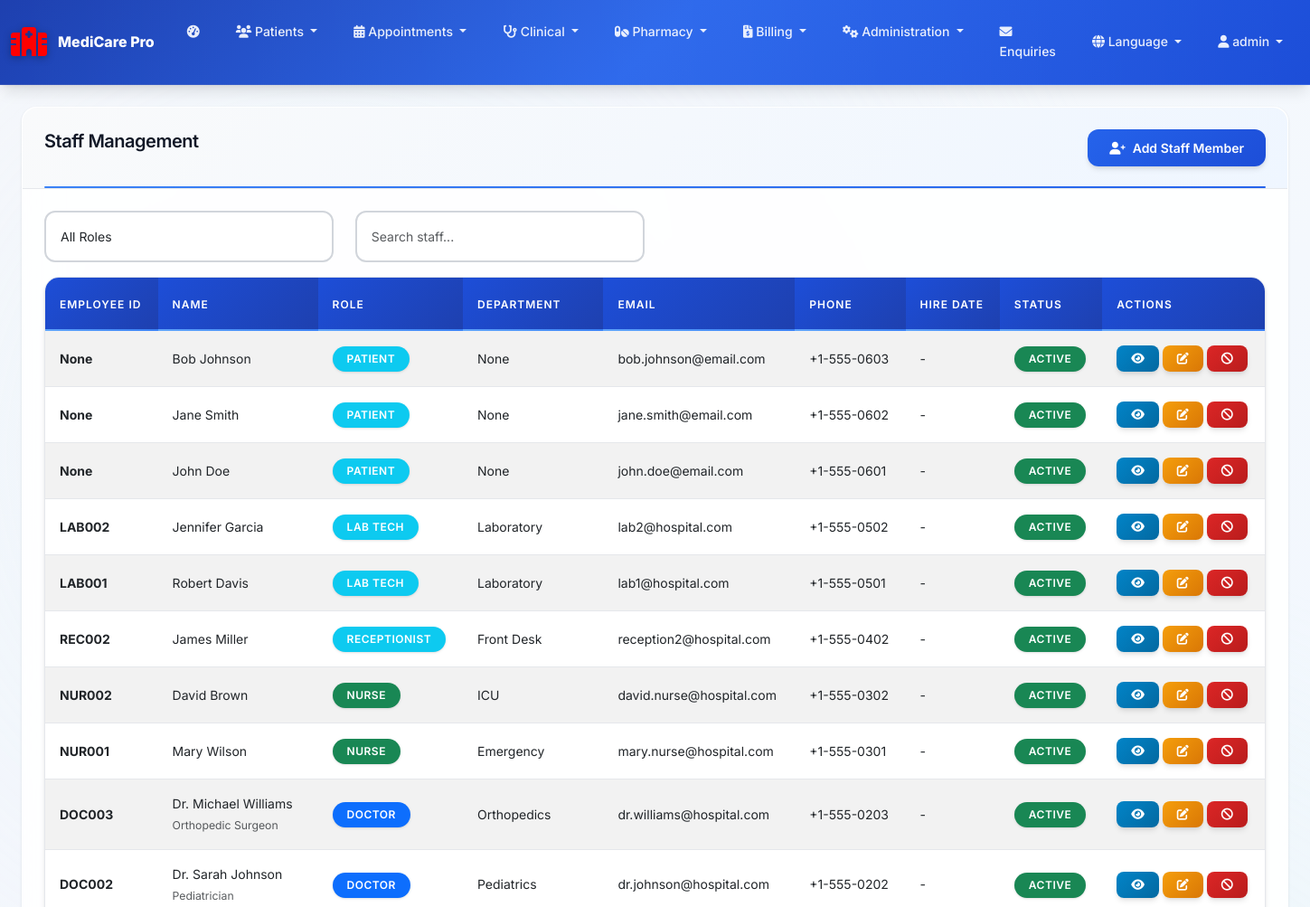
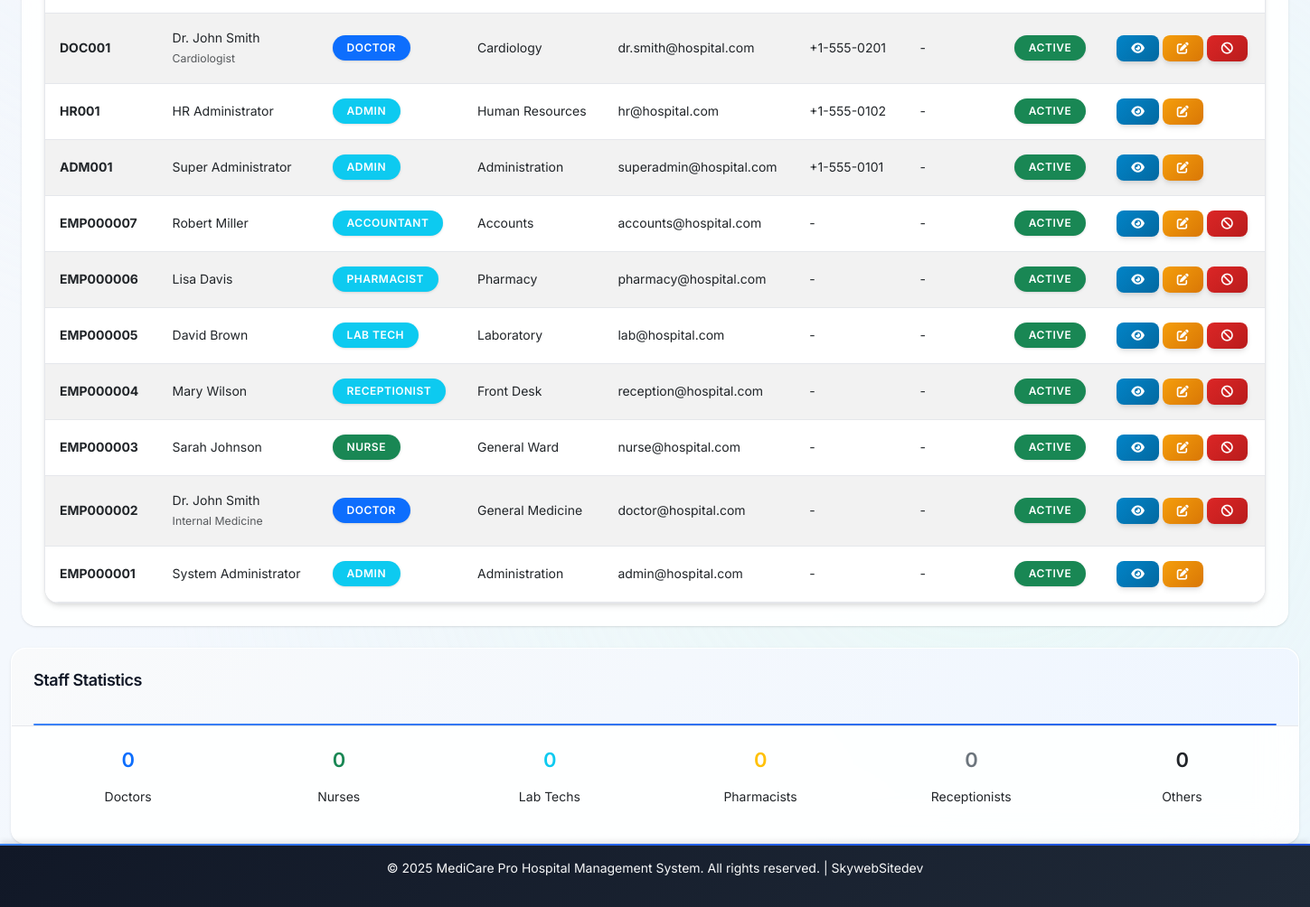
Screenshot of /staff (signed in) with the database file from the repository (2 pictures, top to bottom).
### web_app.py (models this page shows)
class WebUser(UserMixin, db.Model):
    id = db.Column(db.Integer, primary_key=True)
    username = db.Column(db.String(80), nullable=False)
    email = db.Column(db.String(120), unique=True, nullable=False)
    password_hash = db.Column(db.String(120), nullable=False)
    full_name = db.Column(db.String(100), nullable=False)
    role = db.Column(db.String(50), nullable=False, default='staff')  # admin, doctor, nurse, receptionist, lab_tech, patient, superadmin
    department = db.Column(db.String(100))
    phone = db.Column(db.String(20))
    employee_id = db.Column(db.String(20), unique=True)
    specialization = db.Column(db.String(100))  # For doctors
    license_number = db.Column(db.String(50))  # For medical staff
    shift_start = db.Column(db.Time)
    shift_end = db.Column(db.Time)
    salary = db.Column(db.Float)
    hire_date = db.Column(db.Date)
    is_active = db.Column(db.Boolean, default=True)
    created_at = db.Column(db.DateTime, default=datetime.utcnow)
    last_login = db.Column(db.DateTime)

### web_app.py (the view)
@app.route('/staff')
@login_required
@role_required('admin', 'hr')
def staff_management():
    page = request.args.get('page', 1, type=int)
    role_filter = request.args.get('role', '')
    query = WebUser.query
    if role_filter:
        query = query.filter_by(role=role_filter)
    staff = query.order_by(WebUser.created_at.desc()).paginate(
        page=page, per_page=20, error_out=False
    )
    return render_template('staff_management.html', staff=staff, role_filter=role_filter)

### audit_logger.py (called while the page is built)
def init_audit_logger(app, db):
    audit_logger_instance = AuditLogger(db)
    @app.before_request
    def before_request():
        g.audit_logger = audit_logger_instance
        if 'session_id' not in session:
            session['session_id'] = hashlib.md5(
                f"{datetime.utcnow().isoformat()}{request.remote_addr}".encode()
            ).hexdigest()
    return audit_logger_instance

### web_app.py (called while the page is built)
def role_required(*roles):
    def decorator(f):
        @wraps(f)
        def decorated_function(*args, **kwargs):
            if not current_user.is_authenticated:
                return redirect(url_for('login'))
            if current_user.role not in roles:
                flash('Access denied! You do not have permission to access this page.', 'error')
                return redirect(url_for('dashboard'))
            return f(*args, **kwargs)
        return decorated_function
    return decorator

@login_manager.user_loader
def load_user(user_id):
    return db.session.get(WebUser, int(user_id))

def get_language():
    return session.get('language', 'en')

def get_text(key):
    lang = get_language()
    return LANGUAGES.get(lang, LANGUAGES['en']).get(key, key)

@app.context_processor
def inject_global_vars():
    current_branch = None
    if current_user.is_authenticated and 'current_branch_id' in session:
        current_branch = HospitalBranch.query.get(session['current_branch_id'])
    all_settings = get_all_settings()
    return dict(
        get_text=get_text,
        get_language=get_language,
        datetime=datetime,
        current_branch=current_branch,
        settings=all_settings
    )

### templates/staff_management.html (shortened to what this page needs)
{% extends "base.html" %}
{% block content %}
<div class="container-fluid">
    <div class="row">
        <div class="col-md-12">
            <div class="card">
                <div class="card-header d-flex justify-content-between align-items-center">
                    <h4>Staff Management</h4>
                    <a href="{{ url_for('add_staff') }}" class="btn btn-primary">
                        <i class="fas fa-user-plus"></i> Add Staff Member
                    </a>
                </div>
                <div class="card-body">
                    <div class="row mb-3">
                        <div class="col-md-3">
                            <select class="form-select" onchange="filterByRole(this.value)">
                                <option value="">All Roles</option>
                            </select>
                        </div>
                        <div class="col-md-3">
                            <input type="text" class="form-control" placeholder="Search staff..."
                                onkeyup="searchStaff(this.value)">
                        </div>
                    </div>
                    <div class="table-responsive">
                        <table class="table table-striped">
                            <thead>
                                <tr>
                                    <th>Employee ID</th>
                                    <th>Name</th>
                                    <th>Role</th>
                                    <th>Department</th>
                                    <th>Email</th>
                                    <th>Phone</th>
                                    <th>Hire Date</th>
                                    <th>Status</th>
                                    <th>Actions</th>
                                </tr>
                            </thead>
                            <tbody>
                                {% for member in staff.items %}
                                <tr>
                                    <td><strong>{{ member.employee_id }}</strong></td>
                                    <td>
                                        {{ member.full_name }}<br>
                                        {% if member.specialization %}
                                        <small class="text-muted">{{ member.specialization }}</small>
                                        {% endif %}
                                    </td>
                                    <td>
                                        <span
                                            class="badge bg-{{ 'primary' if member.role == 'doctor' else 'success' if member.role == 'nurse' else 'info' }}">
                                            {{ member.role.replace('_', ' ').title() }}
                                        </span>
                                    </td>
                                    <td>{{ member.department }}</td>
                                    <td>{{ member.email }}</td>
                                    <td>{{ member.phone or '-' }}</td>
                                    <td>{{ member.hire_date.strftime('%Y-%m-%d') if member.hire_date else '-' }}</td>
                                    <td>
                                        <span class="badge bg-{{ 'success' if member.is_active else 'danger' }}">
                                            {{ 'Active' if member.is_active else 'Inactive' }}
                                        </span>
                                    </td>
                                    <td>
                                        <button class="btn btn-sm btn-info" onclick="viewStaff({{ member.id }})">
                                            <i class="fas fa-eye"></i>
                                        </button>
                                        <button class="btn btn-sm btn-warning" onclick="editStaff({{ member.id }})">
                                            <i class="fas fa-edit"></i>
                                        </button>
                                        {% if member.role != 'admin' %}
                                        <button class="btn btn-sm btn-{{ 'danger' if member.is_active else 'success' }}"
                                            onclick="toggleStaffStatus({{ member.id }}, {{ member.is_active|lower }})">
                                            <i class="fas fa-{{ 'ban' if member.is_active else 'check' }}"></i>
                                        </button>
                                        {% endif %}
                                    </td>
                                </tr>
                                {% endfor %}
                            </tbody>
                        </table>
                    </div>
                </div>
            </div>
        </div>
    </div>
</div>
<div class="row mt-4">
    <div class="col-md-12">
        <div class="card">
            <div class="card-header">
                <h5>Staff Statistics</h5>
            </div>
            <div class="card-body">
                <div class="row">
                    <div class="col-md-2">
                        <div class="text-center">
                            <h3 class="text-primary">{{ total_doctors or 0 }}</h3>
                            <p>Doctors</p>
                        </div>
                    </div>
                    <div class="col-md-2">
                        <div class="text-center">
                            <h3 class="text-success">{{ total_nurses or 0 }}</h3>
                            <p>Nurses</p>
                        </div>
                    </div>
                    <div class="col-md-2">
                        <div class="text-center">
                            <h3 class="text-info">{{ total_lab_techs or 0 }}</h3>
                            <p>Lab Techs</p>
                        </div>
                    </div>
                    <div class="col-md-2">
                        <div class="text-center">
                            <h3 class="text-warning">{{ total_pharmacists or 0 }}</h3>
                            <p>Pharmacists</p>
                        </div>
                    </div>
                    <div class="col-md-2">
                        <div class="text-center">
                            <h3 class="text-secondary">{{ total_receptionists or 0 }}</h3>
                            <p>Receptionists</p>
                        </div>
                    </div>
                    <div class="col-md-2">
                        <div class="text-center">
                            <h3 class="text-dark">{{ total_others or 0 }}</h3>
                            <p>Others</p>
                        </div>
                    </div>
                </div>
            </div>
        </div>
    </div>
</div>
{% endblock %}

### templates/base.html (shortened to what this page needs)
<!DOCTYPE html>
<html lang="{{ get_language() }}">
  <head>
    <link
      href="https://cdn.jsdelivr.net/npm/bootstrap@5.3.0/dist/css/bootstrap.min.css"
      rel="stylesheet"
    />
    <link
      href="https://cdnjs.cloudflare.com/ajax/libs/font-awesome/6.0.0/css/all.min.css"
      rel="stylesheet"
    />
    <link
      href="{{ url_for('static', filename='style.css') }}"
      rel="stylesheet"
    />
  </head>
  <body>
    <nav class="navbar navbar-expand-lg navbar-dark bg-dark">
      <div class="container-fluid">
        <a class="navbar-brand" href="{{ url_for('main.index') }}">
          <i class="fas fa-hospital-alt medical-cross"></i>
          {% if current_branch %} {{ current_branch.name }} {% else %} MediCare
          Pro {% endif %}
        </a>
        <div class="collapse navbar-collapse" id="navbarNav">
          {% if current_user.is_authenticated %}
          <ul class="navbar-nav me-auto">
            <li class="nav-item">
              <a class="nav-link" href="{{ url_for('main.dashboard') }}">
                <i class="fas fa-tachometer-alt"></i>
              </a>
            </li>
            <li class="nav-item dropdown">
              <a
                class="nav-link dropdown-toggle"
                href="#"
                role="button"
                data-bs-toggle="dropdown"
              >
                <i class="fas fa-users"></i> {{ get_text('patients') }}
              </a>
            </li>
            <li class="nav-item dropdown">
              <a
                class="nav-link dropdown-toggle"
                href="#"
                role="button"
                data-bs-toggle="dropdown"
              >
                <i class="fas fa-calendar-alt"></i> {{ get_text('appointments')
                }}
              </a>
            </li>
            {% if current_user.role in ['admin', 'doctor', 'nurse', 'lab_tech']
            %}
            <li class="nav-item dropdown">
              <a
                class="nav-link dropdown-toggle"
                href="#"
                role="button"
                data-bs-toggle="dropdown"
              >
                <i class="fas fa-stethoscope"></i> {{ get_text('clinical') }}
              </a>
            </li>
            {% endif %}
            {% if current_user.role in ['admin', 'pharmacist'] %}
            <li class="nav-item dropdown">
              <a
                class="nav-link dropdown-toggle"
                href="#"
                role="button"
                data-bs-toggle="dropdown"
              >
                <i class="fas fa-pills"></i> {{ get_text('pharmacy') }}
              </a>
            </li>
            {% endif %}
            {% if current_user.role in ['admin', 'receptionist', 'accountant']
            %}
            <li class="nav-item dropdown">
              <a
                class="nav-link dropdown-toggle"
                href="#"
                role="button"
                data-bs-toggle="dropdown"
              >
                <i class="fas fa-file-invoice-dollar"></i> {{
                get_text('billing') }}
              </a>
            </li>
            {% endif %}
            {% if current_user.role in ['admin', 'hr'] %}
            <li class="nav-item dropdown">
              <a
                class="nav-link dropdown-toggle"
                href="#"
                role="button"
                data-bs-toggle="dropdown"
              >
                <i class="fas fa-cogs"></i> {{ get_text('administration') }}
              </a>
            </li>
            {% endif %}
            <li class="nav-item">
              <a class="nav-link" href="{{ url_for('main.enquiries') }}">
                <i class="fas fa-envelope"></i> {{ get_text('enquiries') }}
              </a>
            </li>
          </ul>
          <ul class="navbar-nav">
            <li class="nav-item dropdown">
              <a
                class="nav-link dropdown-toggle"
                href="#"
                role="button"
                data-bs-toggle="dropdown"
              >
                <i class="fas fa-globe"></i> {{ get_text('language') }}
              </a>
            </li>
            <li class="nav-item dropdown">
              <a
                class="nav-link dropdown-toggle"
                href="#"
                role="button"
                data-bs-toggle="dropdown"
              >
                <i class="fas fa-user"></i> {{ current_user.username }}
              </a>
            </li>
          </ul>
          {% endif %}
        </div>
      </div>
    </nav>
    <main class="container-fluid mt-4">{% block content %}{% endblock %}</main>
    <footer class="bg-dark text-light text-center py-3 mt-auto">
      <div class="container">
        <p>
          &copy; <span id="current-year"></span> MediCare Pro Hospital
          Management System. All rights reserved. | SkywebSitedev
        </p>
      </div>
    </footer>
  </body>
</html>

### rows the page displays
WebUser: department "Pharmacy", employee_id "EMP000006", full_name "Lisa Davis", role.replace "PHARMACIST", email "pharmacy@hospital.com", phone "-", hire_date "-", is_active "ACTIVE"
WebUser: username "admin", employee_id "EMP000001", full_name "System Administrator", role.replace "ADMIN", department "Administration", email "admin@hospital.com", phone "-", hire_date "-", is_active "ACTIVE"
WebUser: employee_id "None", full_name "Bob Johnson", role.replace "PATIENT", department "None", email "bob.johnson@email.com", phone "+1-555-0603", hire_date "-", is_active "ACTIVE"
WebUser: employee_id "None", full_name "Jane Smith", role.replace "PATIENT", department "None", email "jane.smith@email.com", phone "+1-555-0602", hire_date "-", is_active "ACTIVE"
WebUser: employee_id "None", full_name "John Doe", role.replace "PATIENT", department "None", email "john.doe@email.com", phone "+1-555-0601", hire_date "-", is_active "ACTIVE"
WebUser: employee_id "LAB002", full_name "Jennifer Garcia", role.replace "LAB TECH", department "Laboratory", email "lab2@hospital.com", phone "+1-555-0502", hire_date "-", is_active "ACTIVE"
WebUser: employee_id "LAB001", full_name "Robert Davis", role.replace "LAB TECH", department "Laboratory", email "lab1@hospital.com", phone "+1-555-0501", hire_date "-", is_active "ACTIVE"
WebUser: employee_id "REC002", full_name "James Miller", role.replace "RECEPTIONIST", department "Front Desk", email "reception2@hospital.com", phone "+1-555-0402", hire_date "-", is_active "ACTIVE"
WebUser: employee_id "NUR002", full_name "David Brown", role.replace "NURSE", department "ICU", email "david.nurse@hospital.com", phone "+1-555-0302", hire_date "-", is_active "ACTIVE"
WebUser: employee_id "NUR001", full_name "Mary Wilson", role.replace "NURSE", department "Emergency", email "mary.nurse@hospital.com", phone "+1-555-0301", hire_date "-", is_active "ACTIVE"
WebUser: employee_id "DOC003", full_name "Dr. Michael Williams", specialization "Orthopedic Surgeon", role.replace "DOCTOR", department "Orthopedics", email "dr.williams@hospital.com", phone "+1-555-0203", hire_date "-", is_active "ACTIVE"
WebUser: employee_id "DOC002", full_name "Dr. Sarah Johnson", specialization "Pediatrician", role.replace "DOCTOR", department "Pediatrics", email "dr.johnson@hospital.com", phone "+1-555-0202", hire_date "-", is_active "ACTIVE"
WebUser: employee_id "DOC001", full_name "Dr. John Smith", specialization "Cardiologist", role.replace "DOCTOR", department "Cardiology", email "dr.smith@hospital.com", phone "+1-555-0201", hire_date "-", is_active "ACTIVE"
WebUser: employee_id "HR001", full_name "HR Administrator", role.replace "ADMIN", department "Human Resources", email "hr@hospital.com", phone "+1-555-0102", hire_date "-", is_active "ACTIVE"
WebUser: employee_id "ADM001", full_name "Super Administrator", role.replace "ADMIN", department "Administration", email "superadmin@hospital.com", phone "+1-555-0101", hire_date "-", is_active "ACTIVE"
WebUser: employee_id "EMP000007", full_name "Robert Miller", role.replace "ACCOUNTANT", department "Accounts", email "accounts@hospital.com", phone "-", hire_date "-", is_active "ACTIVE"
WebUser: employee_id "EMP000005", full_name "David Brown", role.replace "LAB TECH", department "Laboratory", email "lab@hospital.com", phone "-", hire_date "-", is_active "ACTIVE"
WebUser: employee_id "EMP000004", full_name "Mary Wilson", role.replace "RECEPTIONIST", department "Front Desk", email "reception@hospital.com", phone "-", hire_date "-", is_active "ACTIVE"
WebUser: employee_id "EMP000003", full_name "Sarah Johnson", role.replace "NURSE", department "General Ward", email "nurse@hospital.com", phone "-", hire_date "-", is_active "ACTIVE"
WebUser: employee_id "EMP000002", full_name "Dr. John Smith", specialization "Internal Medicine", role.replace "DOCTOR", department "General Medicine", email "doctor@hospital.com", phone "-", hire_date "-", is_active "ACTIVE"

### other values shown
{{ get_text('patients') }} "Patients"
{{ get_text('appointments') }} "Appointments"
{{ get_text('clinical') }} "Clinical"
{{ get_text('billing') }} "Billing"
{{ get_text('administration') }} "Administration"
{{ get_text('enquiries') }} "Enquiries"
{{ get_text('language') }} "Language"
{{ total_doctors or 0 }} "0"
{{ total_nurses or 0 }} "0"
{{ total_lab_techs or 0 }} "0"
{{ total_pharmacists or 0 }} "0"
{{ total_receptionists or 0 }} "0"
{{ total_others or 0 }} "0"
